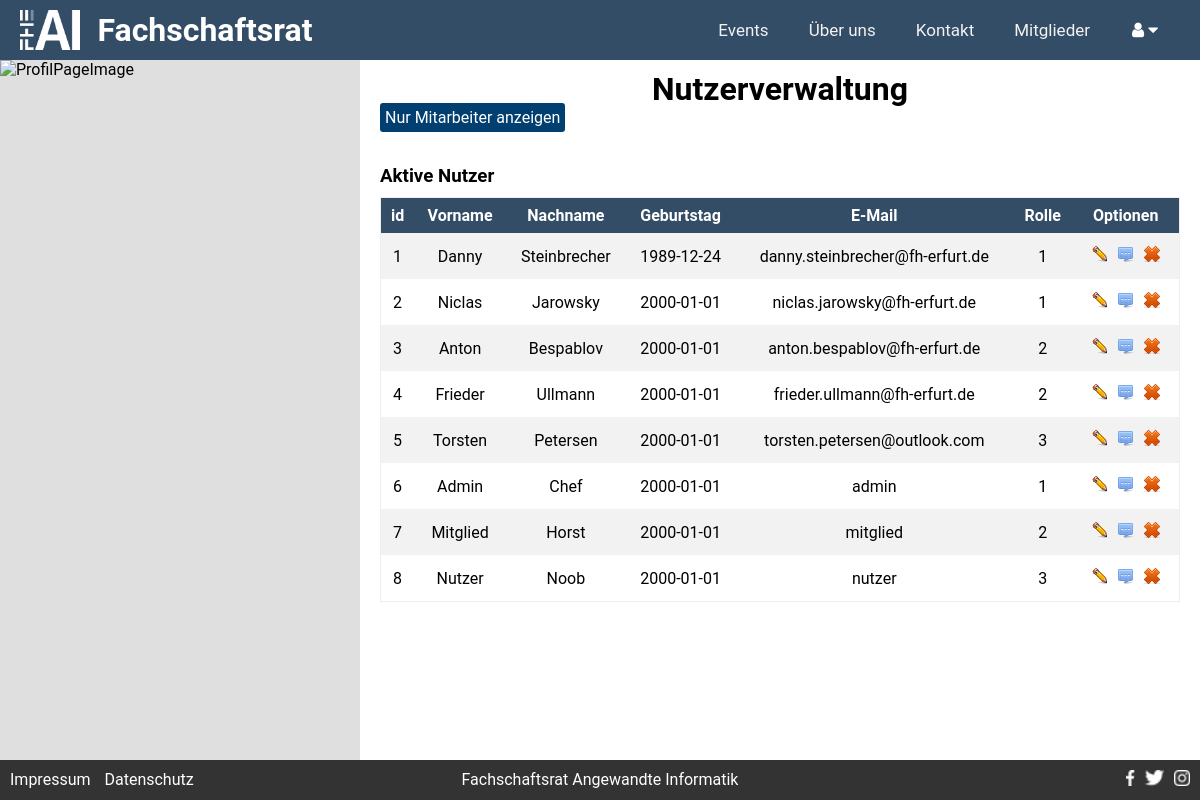
The page /index.php/?c=pages&a=userManagement (signed in) on the database its author committed.
### tables this page shows
CREATE TABLE IF NOT EXISTS `USER` (
  `ID` INT NOT NULL AUTO_INCREMENT,
  `CREATED_AT` TIMESTAMP NOT NULL DEFAULT CURRENT_TIMESTAMP,
  `UPDATED_AT` TIMESTAMP NULL DEFAULT NULL ON UPDATE CURRENT_TIMESTAMP,
  `FIRSTNAME` VARCHAR(21) NOT NULL,
  `LASTNAME` VARCHAR(24) NOT NULL,
  `DATE_OF_BIRTH` DATE NOT NULL,
  `DESCRIPTION` TEXT NULL,
  `PICTURE` VARCHAR(32) NULL,
  `EMAIL` VARCHAR(62) NOT NULL,
  `PASSWORD` VARCHAR(255) NOT NULL,
  `ROLE_ID` INT NOT NULL,
  PRIMARY KEY (`ID`),
  INDEX `fk_USER_ROLE1_idx` (`ROLE_ID` ASC),
  CONSTRAINT `fk_USER_ROLE1`
    FOREIGN KEY (`ROLE_ID`)
    REFERENCES `ROLE` (`ID`)
    ON DELETE NO ACTION
    ON UPDATE NO ACTION);

### models/baseModel.class.php (called while the page is built, shortened)
<?php
abstract class BaseModel
{
    public static function tablename()
    {
        $class = get_called_class();
        if(defined($class.'::TABLENAME'))
        {
            return $class::TABLENAME;
        }
        return null;
    }
    public static function find($where = '', $viewName = null, $orderBy = '')
    {
        $db  = $GLOBALS['db'];
        $result = null;
        try
        {
            if(!$viewName) {
               $viewName = self::tablename();
            }
            $sql = 'SELECT * FROM ' . $viewName;
            if(!empty($where))
            {
                $sql .= ' WHERE ' . $where .  ';';
            }
            $sql .= ' '.$orderBy;
            $result = $db->query($sql)->fetchAll();
        }
        catch(\PDOException $e)
        {
            die('Select statment failed: ' . $e->getMessage());
        }
        return $result;
    }
    public static function findOne($where = '')
    {
        $db  = $GLOBALS['db'];
        $result = null;
        try
        {
            $sql = 'SELECT * FROM ' . self::tablename();
            if(!empty($where))
            {
                $sql .= ' WHERE ' . $where .  ';';
            }
            $result = $db->query($sql)->fetch();
        }
        catch(\PDOException $e)
        {
            die('Select statment failed: ' . $e->getMessage());
        }
        return $result;
    }
}

### models/user.class.php (called while the page is built, shortened)
<?php
class User extends BaseModel
{
    public static function findUserBySessionUserID(){
        if(isset($_SESSION['loggedIn']) || $_SESSION['loggedIn'] === true) {
            $where = 'ID = ' . $_SESSION['userId'];
            return self::findOne($where);
        }else{
            return null;
        }
    }
}

### core/functions.php (called while the page is built, shortened)
<?
function checkUserPermissionForPage($roleIdWithPermission, $errorPage){
    $user = User::findUserBySessionUserID();
}

### controller/pages_controller.php (called while the page is built, shortened)
<?php
class PagesController extends Controller{
    public function actionUserManagement(){
        $accessUser = 1;
        $errorPage = 'Location: index.php?c=pages&a=error';
        checkUserPermissionForPage($accessUser,$errorPage);
        if(isset($_GET['role'])){
            $this->_params['accounts'] = User::find('ROLE_ID <> 3');
        }else{
            $this->_params['accounts'] = User::find('1');
        }
    }
}

### views/pages/userManagement.php (the view, shortened to what this page needs)
<div class="SitePicture" id="fadeInImg">
    <img class="center" src="<?=ROOTPATH.'assets\images\matrix.jpg'?>" alt="ProfilPageImage">
</div>
<div class="Content" id="fadeIn">
    <h1>Nutzerverwaltung</h1>
    <div class="filterButton">
    <?php if($role === false) : ?>
        <a href="index.php/?c=pages&a=userManagement&role=3">Nur Mitarbeiter anzeigen</a>
    <?php else : ?>
        <a href="index.php/?c=pages&a=userManagement">Alle anzeigen</a>
    <?php endif; ?>
    </div>
    <br><br>
    <h3>Aktive Nutzer</h3>
    <?
    $html = '<table border ="1">';
    $html .= '<tr>'.
        '<th>id</th>' .
        '<th>Vorname</th>'.
        '<th>Nachname</th>'.
        '<th>Geburtstag</th>'.
        '<th>E-Mail</th>'.
        '<th>Rolle</th>'.
        '<th>Optionen</th>'.
        '</tr>';
    foreach($accounts as $index => $account) {
        $html .= '<tr>';
            $html .= '<td>'. $accounts[$index]['ID' ]. '</td>';
            $html .= '<td>'. $accounts[$index]['FIRSTNAME'    ]. '</td>';
            $html .= '<td>'. $accounts[$index]['LASTNAME'     ]. '</td>';
            $html .= '<td>'. $accounts[$index]['DATE_OF_BIRTH']. '</td>';
            $html .= '<td>'. $accounts[$index]['EMAIL'        ]. '</td>';
            $html .= '<td>'. $accounts[$index]['ROLE_ID'  ]. '</td>';
            $html .= '<td>';
                $html .= '<a href="';
                $html .= $_SERVER['SCRIPT_NAME'];
                $html .= '/?p=profil">';
                $html .= '<input type="image" name="edit[8c9aa635455b033d2bcb9c3b24489ec7]" title="User bearbeiten" src="/FSAI-Site/assets/images/edit.png" alt="Edit" style="outline:0;"></a>';
                $html .= '<input type="image" name="message[8c9aa635455b033d2bcb9c3b24489ec7]" title="Nachricht senden" src="/FSAI-Site/assets/images/email.png" alt="Nachricht" style="outline:0;">';
                $html .= '<input type="image" name="delete[8c9aa635455b033d2bcb9c3b24489ec7]" title="User entfernen" src="/FSAI-Site/assets/images/entfernen.png" alt="Delete" style="outline:0;" onclick="return confirm("Soll der Benutzer: Test Test wirklich entfernt werden?")">';
            $html .= '</td>';
        $html .= '</tr>';
        }
        $html .= '</table>';
        echo $html;
    ?>
</div>

### index.php (shortened to what this page needs)
<?
$controllerName = $_GET['c'] ?? 'pages';
$actionName = $_GET['a'] ?? 'start';
$controllerPath = __DIR__.'/controller/'.$controllerName.'_controller.php';
if(file_exists($controllerPath))
{
    $controllerClassName = '\\FSR_AI\\'.ucfirst($controllerName).'Controller';
    if(class_exists($controllerClassName))
    {
        $controllerInstance = new $controllerClassName($actionName, $controllerName);
        $actionMethodName = 'action'.ucfirst($actionName);
        if(method_exists($controllerInstance, $actionMethodName))
        {
            $controllerInstance->$actionMethodName();
            $controllerInstance->renderHTML();
        }
        else
        {
            echo $actionName;
           header('Location: index.php?c=pages&a=errorPage');
        }
    }
    else
    {
        header('Location: index.php?c=pages&a=errorPage');
    }
}
else{
    header('Location: index.php?c=pages&a=errorPage');
}
?>

### core/controller.php (shortened to what this page needs)
<?php
class Controller
{
	private $_actionName = null;
	private $_controllerName = null;
	protected $_params = [];
public function __construct($actionName = null, $controllerName = null)
	{
		$this->_actionName = $actionName;
		$this->_controllerName = $controllerName;
	}
	public function renderHTML()
	{
		$viewPath = $this->viewPath($this->_actionName, $this->_controllerName);
		if(file_exists($viewPath))
		{
			extract($this->_params);
				include $viewPath;
			$body = ob_get_clean();
			if(isset($noLayout) && $noLayout === true)
			{
				echo $body;
			}
			else
			{
				include __DIR__.'/../views/layout.php';
			}
		}
		else
		{
			header('Location: index.php?c=pages&a=errorPage');
		}
	}
	protected function viewPath($actionName = null, $controllerName = null)
	{
		return __DIR__ . '/../views/pages/' .$actionName.'.php';
	}
}

### views/layout.php (shortened to what this page needs)
<!DOCTYPE html>
<html lang="de">
<head>
    <link rel="stylesheet" href="<?=ROOTPATH.'assets/css/design.css'?>">
    <link rel="stylesheet" href="<?=ROOTPATH.'assets/css/navigation.css'?>">
    <link rel="stylesheet" href="<?=ROOTPATH.'assets/css/responsive.css'?>">
</head>
	<body>
        <?include __DIR__ . '/shared/navMenuBar.php'; ?>
			<?=$body?>
		<footer>
            <?include __DIR__ . '/shared/footer.php'; ?>
        </footer>
	</body>
</html>

### views/shared/navMenuBar.php (shortened to what this page needs)
<link rel="stylesheet" href="https://cdnjs.cloudflare.com/ajax/libs/font-awesome/4.7.0/css/font-awesome.min.css">
<nav>
    <div class="navfloat">
        <a href="<?=$_SERVER['SCRIPT_NAME']?>/?c=pages&a=events">Events</a>
        <a href="<?=$_SERVER['SCRIPT_NAME']?>/?c=pages&a=aboutUs">Über uns</a>
        <a href="<?=$_SERVER['SCRIPT_NAME']?>/?c=pages&a=contact">Kontakt</a>
        <a href="<?=$_SERVER['SCRIPT_NAME']?>/?c=pages&a=users">Mitglieder</a>
        <div class="dropdown">
            <button class="dropbtn"><i class="fa fa-user" aria-hidden="true"></i>
                <i class="fa fa-caret-down"></i>
            </button>
        </div>
    </div>
</nav>
<div class="NavContent">
    <a href="<?=$_SERVER['SCRIPT_NAME']?>/?p=start">
        <img src="/FSAI-Site/assets/images/ailogo_groß.png" alt="AiLogo">
        <h4>Fachschaftsrat</h4>
    </a>
</div>

### views/shared/footer.php
<div id="FooterLeft">
    <a href="<?=$_SERVER['SCRIPT_NAME']?>/?p=impressum">Impressum</a>
    <a href="<?=$_SERVER['SCRIPT_NAME']?>/?p=dataProtection">Datenschutz</a>
</div>
<div id="FooterMiddle">
    Fachschaftsrat Angewandte Informatik
</div>
<div id="FooterRight">
    <a target="_blank" href="https://www.instagram.com"> <img src="/FSAI-Site/assets/images/instagramm.png" class="footer_img" alt="Instagram"></a>
    <a target="_blank" href="https://www.twitter.com"> <img src="/FSAI-Site/assets/images/twitter.png" class="footer_img" alt="Twitter"></a>
    <a target="_blank" href="https://www.facebook.com/Fachschaft-Angewandte-Informatik-102233907862322/"> <img src="/FSAI-Site/assets/images/facebook.png" class="footer_img" alt="Facebook"></a>
</div>

### assets/css/design.css (style rules this page uses)
html, body { background: #dfdfdf; height:100%; margin:0; padding:0; overflow: hidden; }
nav, section, footer { display: block; }
* { margin: 0; padding: 0; border: 0; font-family: 'Roboto', sans-serif; box-sizing: border-box; }
.center { display: block; margin-left: auto; margin-right: auto; width: 50%; }
footer { clear: both; padding: 10px; color: #fff; position:absolute; bottom: 0; height:40px; width: 100%; background: #333333; z-index: 1; vertical-align: middle; }
div#FooterLeft { float: left; width: 33%; }
div#FooterLeft a { text-decoration: none; color: white; margin-right: 10px; }
div#FooterMiddle { float: left; width: 34%; text-align: center; font-size: 16px; }
div#FooterRight { float: right; width: 33%; }
div#FooterRight a img { float: right; height: 16px; margin-left: 10px; }
.Content { background: #ffffff; height: calc(100% - 100px); position: relative; overflow: auto; padding: 10px 20px 10px 20px; }
.Content h1 { text-align: center; }
.Content .filterButton a { padding: 5px; background-color: #003F70; color: white; border-radius: 3px; text-decoration: none; }
.Content table { margin-top: 10px; }
.SitePicture { height: calc(100% - 100px); position: relative; overflow:hidden; width:30%; float: left; }
.SitePicture img { height: 100%; width: 100%; }
div#fadeIn { animation: animationFadeIn ease 3s; }
div#fadeInImg { animation: animationFadeIn ease 1.5s; }
table { border-collapse: collapse; width: 100%; margin: 0px auto 0 auto; border-style: groove; border-width: 1px; }
th, td { text-align: center; padding: 8px; }
tr:nth-child(even) { background-color: #f2f2f2 }
th { background-color: #334D66; color: white; }
table input { display: inline; padding: 5px; }

### assets/css/navigation.css (style rules this page uses)
nav { overflow: hidden; background-color: #334D66; padding-right: 20px; width:100%; float:right; display: block; }
.navfloat { float:right; }
nav a { float: left; display: block; color: #f2f2f2; text-align: center; text-decoration: none; font-size: 17px; }
.dropdown { float: left; overflow: hidden; height: 100%; }
.dropdown .dropbtn { font-size: 17px; border: none; outline: none; color: white; background-color: inherit; font-family: inherit; margin: 0; height: 100%; width: 70px; }
nav a, .dropbtn { padding: 20px; }
.NavContent { display: block; height: 60px; font-size: 2em; color:white; white-space: nowrap; padding: 10px; margin-left: 10px; width:100%; }
.NavContent h4 { vertical-align: 9px; display: inline; margin-left: 10px; }
.NavContent img { display: inline; height: 100%; }
.NavContent a { display: inline; text-decoration: none; color: white; }

### rows shown on the page
user: ID "1", FIRSTNAME "Danny", LASTNAME "Steinbrecher", DATE_OF_BIRTH "1989-12-24", EMAIL "danny.steinbrecher@fh-erfurt.de", ROLE_ID "1"
user: ID "2", FIRSTNAME "Niclas", LASTNAME "Jarowsky", DATE_OF_BIRTH "2000-01-01", EMAIL "niclas.jarowsky@fh-erfurt.de", ROLE_ID "1"
user: ID "3", FIRSTNAME "Anton", LASTNAME "Bespablov", DATE_OF_BIRTH "2000-01-01", EMAIL "anton.bespablov@fh-erfurt.de", ROLE_ID "2"
user: ID "4", FIRSTNAME "Frieder", LASTNAME "Ullmann", DATE_OF_BIRTH "2000-01-01", EMAIL "frieder.ullmann@fh-erfurt.de", ROLE_ID "2"
user: ID "5", FIRSTNAME "Torsten", LASTNAME "Petersen", DATE_OF_BIRTH "2000-01-01", EMAIL "torsten.petersen@outlook.com", ROLE_ID "3"
user: ID "6", FIRSTNAME "Admin", LASTNAME "Chef", DATE_OF_BIRTH "2000-01-01", EMAIL "admin", ROLE_ID "1"
user: ID "7", FIRSTNAME "Mitglied", LASTNAME "Horst", DATE_OF_BIRTH "2000-01-01", EMAIL "mitglied", ROLE_ID "2"
user: ID "8", FIRSTNAME "Nutzer", LASTNAME "Noob", DATE_OF_BIRTH "2000-01-01", EMAIL "nutzer", ROLE_ID "3"
